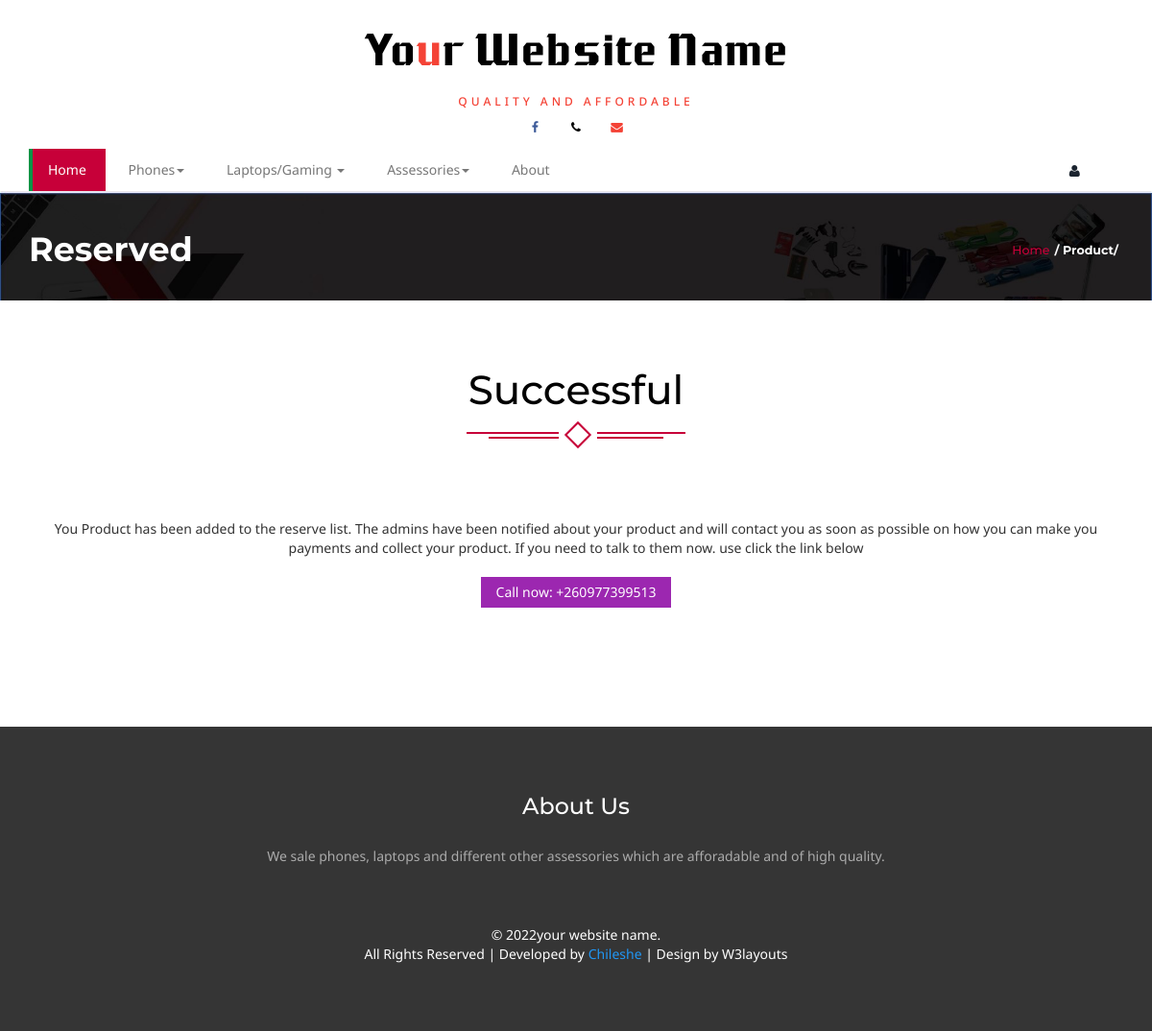
The page /reserved.php on the database its author committed.
### tables this page shows
CREATE TABLE `about` (
  `ID` int(11) NOT NULL,
  `motto` text NOT NULL,
  `About` text NOT NULL,
  `Address` text NOT NULL,
  `email` text NOT NULL,
  `contact` text NOT NULL,
  `year` int(11) NOT NULL,
  `company_description` text NOT NULL,
  `company_motto` text NOT NULL,
  `company_vision` text NOT NULL,
  `theme` text NOT NULL
);

### includes/data.php (called while the page is built, shortened)
<?php
$about = mysqli_query($con,"SELECT * FROM about where ID=1");
$value = mysqli_fetch_assoc($about);
$abt = mysqli_real_escape_string($con,$value['About']);
$gmail = mysqli_real_escape_string($con,$value['email']);
$contact = mysqli_real_escape_string($con,$value['contact']);
$year = mysqli_real_escape_string($con,$value['year']);
$motto = mysqli_real_escape_string($con,$value['motto']);
						?>

### db/session.php (called while the page is built, shortened)
<?php
  $bool= (isset($_SESSION['mcmuser'])&&$_SESSION['user_Id']!="");
?>

### reserved.php (the view, shortened to what this page needs)
<?php
	include "db/db.php";
	include "includes/data.php";
?>
<!DOCTYPE html>
<html>
<head>
	<?php include "includes/meta_links.php"; ?>
</head>
<body>
<?php include "includes/header.php"; ?>
<div class="banner-top">
	<div class="container">
		<h3 >Reserved</h3>
		<h4><a href="index.php">Home</a><label>/ Product/</h4>
		<div class="clearfix"> </div>
	</div>
</div>
	<div class="product">
		<div class="container">
			<div style="margin-top:-3em" class="spec ">
				<h3>Successful</h3>
				<div class="ser-t">
					<span><i></i></span>
				</div>
			</div>
				<div class=" con-w3l agileinf">
					<center><p  id="darkname" >You Product has been added to the reserve list. The admins have been notified about your product and will contact you as soon as possible on how you can make you payments and collect your product. If you need to talk to them now. use click the link below</p></center>
					<br/><center><a class="w3-btn w3-purple w3-hover-black mt-2" href="tel:<?php echo$contact; ?>">Call now: <?php echo $contact; ?></a></center>
			 </div>
		</div>
	</div><br/><br/>
<?php include "includes/footer.php"; ?>

### includes/header.php (shortened to what this page needs)
<?php include "db/session.php"; ?>
<div class="header ">
		<div class="container " >
			<div class="logo" style="margin-top:2em">
				<h1 class="w3-text-white"><a href="index.php"><div class="title" style="font-family:'gg'; margin-bottom:0.5em">Yo<font class="w3-text-red">u</font>r Website Name</div><span class=" mt-2 w3-text-red"><?php echo$motto; ?></span></a></h1>
			</div>
			<div class="header-ri">
				<ul class="social-top">
					<li><a href="https://web.facebook.com/MaxCityMerchandise" target="_blank" class="icon facebook"><i class="fa fa-facebook" aria-hidden="true"></i><span></span></a></li>
					<li><a href="tel:<?php echo$contact;?>" class="icon twitter" target="_blank"><i class="fa fa-phone" aria-hidden="true"></i><span></span></a></li>
					<li><a href="mailto:<?php echo$gmail;?>" class="icon pinterest" target="_blank"><i class="fa fa-envelope w3-text-red w3-text-hover-white" aria-hidden="true"></i><span></span></a></li>
					</ul>
			</div>
				<div class="nav-top">
					<nav class="navbar navbar-default">
					<div class="collapse navbar-collapse" id="bs-megadropdown-tabs">
						<ul class="nav navbar-nav ">
							<li class=" active"><a href="index.php" class="hyper "><span>Home</span></a></li>
							<li class="dropdown ">
								<a href="#" class="dropdown-toggle  hyper" data-toggle="dropdown" ><span>Phones<b class="caret"></b></span></a>
							</li>
							<li class="dropdown">
								<a href="#" class="dropdown-toggle hyper" data-toggle="dropdown" ><span> Laptops/Gaming <b class="caret"></b></span></a>
							</li>
							<li class="dropdown">
								<a href="#" class="dropdown-toggle hyper" data-toggle="dropdown" ><span>Assessories<b class="caret"></b></span></a>
							</li>
							<li><a href="about.php" class="hyper"> <span>About</span></a></li>
						</ul>
					</div>
					</nav>
					 <div class="cart" >
					<?php
						if($bool){
							echo "<span id='darkname'>".$admin_ID."</span>";
							echo '<a href="login/logout.php" id="darkname"> <span class="fa fa-sign-out w3-hover-text-white w3-hover-black" style="margin-left:1em; padding:5px 5px 5px 6px; border-radius:50% 0 50% 0;"><span class="badge badge-notify my-cart-badge"></span></span></a>';
						}else{
							echo '<a href="login/index.php" id="darkname"> <span class="fa fa-user w3-hover-text-white w3-hover-black" style="padding:5px 5px 5px 6px; border-radius:50% 0 50% 0;"><span class="badge badge-notify my-cart-badge"></span></span></a>';
						}
					?>
					</div>
					<div class="clearfix"></div>
				</div>
				</div>
</div>

### includes/footer.php
<div class="footer">
	<div class="container">
		<center>
			<div class="col-md-12 footer-grid">
				<h3>About Us</h3>
				<p><?php echo $abt;?></p>
			</div>
		</center>
		<div class="clearfix"></div>
		<div class="copy-right">
			<p> &copy; <?php echo$year; ?>your website name.<br/> All Rights Reserved | Developed by <a class="w3-text-blue" href="https://web.facebook.com/profile.php?id=100075419949763" target="_blank">Chileshe</a> | Design by  <a href="http://w3layouts.com/"> W3layouts</a></p>
		</div>
	</div>
</div>

### css/style.css (style rules this page uses)
body { margin:0; padding:0; background:#fff; font-family: 'Noto Sans', sans-serif; }
body a { transition:0.5s all; -webkit-transition:0.5s all; -moz-transition:0.5s all; -o-transition:0.5s all; -ms-transition:0.5s all; }
h1,h2,h3,h4,h5,h6 { margin:0; font-family: 'Montserrat', sans-serif; }
p,label { margin:0; }
ul { margin:0; padding:0; }
.hyper { margin: auto; padding: 0 50px; display: inline-block; position: relative; text-decoration: none; color: black; width: auto; overflow: hidden; z-index: 2; transition: all .5s ease; }
.hyper span { z-index:2; position:relative; }
.hyper:before { opacity: 0; content: ''; display: block; position: absolute; background:#039445; width:4px; height: 100%; top: 0; right: 100%; transition:all .6s ease; }
.hyper:after { opacity: 0; content: ''; display: block; position: absolute; background:#000000 ; width: 100%; height: 100%; top: 0; left: 100%; transition:all .5s ease; }
.active a:before { opacity: 1; right: 95%; }
.header { text-align: center; }
.logo h1 { font-family: 'Montserrat', sans-serif; font-size: 3em; color: #000; display: inline-block; position:relative; }
.logo h1 a { text-decoration:none; color: #000; }
.logo h1 span { font-size: 12px; display: block; letter-spacing: 4px; text-transform: uppercase; font-family: 'Noto Sans', sans-serif; padding-top: 4px; }
.social-top li { display:inline-block; }
.icon { border-radius: 100px; cursor: pointer; display: inline-block; font-size: 0.9em; height: 35px; line-height: 37px; margin: 0 2px; position: relative; text-align: center; -webkit-user-select: none; -moz-user-select: none; -ms-user-select: none; user-select: none; width: 35px; }
.icon i { background: none; color: #000; height: 35px; left: 0; line-height: 35px; position: absolute; top: 0; -webkit-transition: all 0.3s; -moz-transition: all 0.3s; -o-transition: all 0.3s; transition: all 0.3s; width: 35px; z-index: 10; }
.icon .fa-facebook { color: #3B5998; }
.navbar-nav { float: none; margin: 0; }
.nav > li { float: none; display: inline-block; }
nav.navbar.navbar-default { float: left; height: 44px; }
.cart { float: right; cursor: pointer; margin-top: 11px; width: 9%; }
.navbar-default .navbar-nav > .active > a, .navbar-default .navbar-nav > .active > a:hover, .navbar-default .navbar-nav > .active > a:focus { background-color:#C70039; color: #fff; }
.nav > li > a { padding: 12px 20px !important; }
.navbar-default .navbar-collapse, .navbar-default .navbar-form { border: none; }
.navbar-default { background: none; border: none; }
.navbar-collapse { padding: 0; }
.navbar { min-height: auto; margin-bottom: 0px; }
.spec { text-align: center; margin-bottom: 3em; }
.spec h3 { font-size:3em; color:#000; margin-bottom:0.5em; }
.ser-t { text-align: center; margin: 0 auto; width: 20%; position: relative; }
.ser-t span { width: 40px; height: 40px; display: block; background: #fff; position: absolute; top: -7px; left: 42%; }
.ser-t span i { width: 20px;height: 20px; display: block; border: 2px solid #C70039; -webkit-transform: rotate(45deg) translate3d(0, 0, 0); -moz-transform: rotate(45deg) translate3d(0, 0, 0); -ms-transform: rotate(45deg) translate3d(0, 0, 0); -o-transform: rotate(45deg) translate3d(0, 0, 0); transform: rotate(45deg) translate3d(0, 0, 0); margin-left: 0.7em; }
.product { padding:8em 0 6em; }
.footer { background: #353535; padding: 5em 0; }
.footer-grid h3 { color: #fff; font-size: 1.7em; margin-bottom: 1em; }
.footer-grid p { color: #ABABAB; line-height: 2.2em; font-size: 14px; }
.copy-right p { color: #fff; font-size: 14px; text-align: center; margin-top: 4em; }
.copy-right p a { color: #fff; }
.banner-top { text-align: center; width: 100%; height: 114px; display: block; background: url(../images/bann.jpg)no-repeat ; padding: 3em 0; background-size: cover; }
.banner-top h3 { font-size:2.5em; color:#fff; float:left; font-weight: 700; }
.banner-top h4 { font-size:0.9em; color:#fff; margin-top:1em; float:right; }
.banner-top h4 a { color:#C70039; }
.banner-top h4 label { margin:0 0.4em; }
ul.resp-tabs-list, p { margin: 0px; padding: 0px; }
.agileinf { padding-top:3em; }

### rows shown on the page
about: motto "QUALITY AND AFFORDABLE", contact "+260977399513", About "We sale phones, laptops and different other assessories which are afforadable and of high quality.", year "2022"
